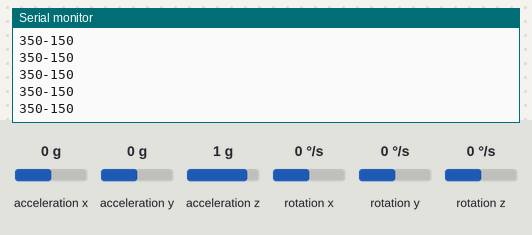
A sketch run on a simulated Arduino Uno, built with avr-gcc and run on an emulated ATmega328P. Parts: the last lines printed to the serial monitor. Inputs (shaded band) come from the test bench; at power-on: rotation x 0 °/s, rotation y 0 °/s, acceleration x 0 g, acceleration y 0 g, acceleration z 1 g, rotation z 0 °/s. No radio packets arrive unless stated.

Above: at 1.2 s.
1.3 s: rotation x set to -192 °/s
At 1.9 s:
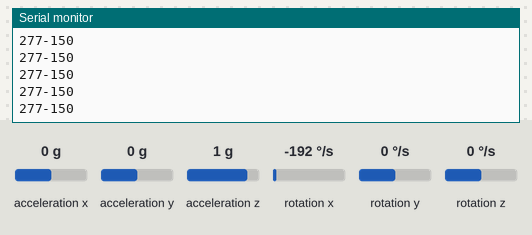
2.8 s: rotation y set to -192 °/s
At 3.6 s:
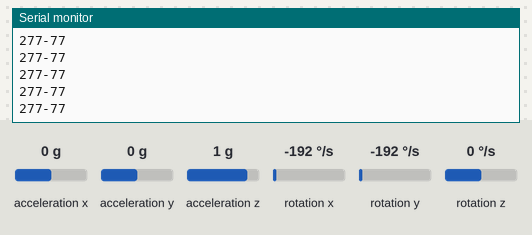
4.3 s: rotation x set to -100 °/s
At 5.0 s:
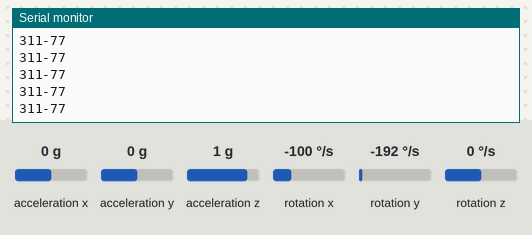
Timing chart, 0 to 7.3 s (numbered marks = the images above; inputs shaded):
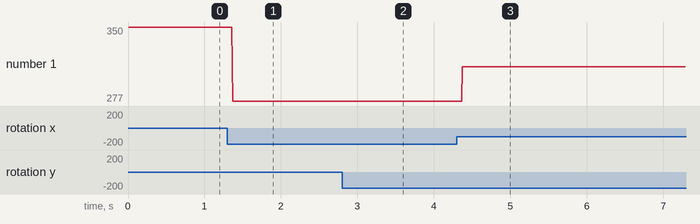

The sketch:

sender_module.ino
```cpp
//Mert Arduino and Tech YouTube Channel -- https://goo.gl/ivcZhW

//Add the necessary libraries
//You can find all the necessary library links in the video description.
#include <SPI.h>        //SPI library for communicate with the nRF24L01+
#include "RF24.h"       //The main library of the nRF24L01+
#include "Wire.h"       //For communicate
#include "I2Cdev.h"     //For communicate with MPU6050
#include "MPU6050.h"    //The main library of the MPU6050


char tmp_str[7];

char* convert_int16_to_str(int16_t i){

  sprintf(tmp_str,"%d",i);
  return tmp_str;


  }

//Define the object to access and cotrol the Gyro and Accelerometer (We don't use the Gyro data)
MPU6050 mpu;
int16_t ax, ay, az;
int16_t gx, gy, gz;

//Define packet for the direction (X axis and Y axis)
int data[2];

//Define object from RF24 library - 9 and 10 are a digital pin numbers to which signals CE and CSN are connected.
RF24 radio(7,8);

//Create a pipe addresses for the communicate
const uint64_t pipe = 00001;

void setup(void){
  Serial.begin(9600);
  Wire.begin();
  mpu.initialize();              //Initialize the MPU object
  radio.begin();                 //Start the nRF24 communicate
  radio.openWritingPipe(pipe);   //Sets the address of the receiver to which the program will send data.
}

void loop(void){

  //With this function, the acceleration and gyro values of the axes are taken.
  //If you want to control the car axis differently, you can change the axis name in the map command.
  mpu.getMotion6(&ax, &ay, &az, &gx, &gy, &gz);

  //In two-way control, the X axis (data [0]) of the MPU6050 allows the robot to move forward and backward.
  //Y axis (data [0]) allows the robot to right and left turn.
  data[0] = map(gx, -17000, 17000, 300, 400 ); //Send X axis data
  data[1] = map(gy, -17000, 17000, 100, 200);  //Send Y axis data
  radio.write(data, sizeof(data));

  gx= Wire.read()<<8 | Wire.read();
  gy= Wire.read()<<8 | Wire.read();

  //Serial.print(convert_int16_to_str(ax));
  //Serial.print("|");
  Serial.print(data[0]);
  Serial.print("-");
  Serial.println(data[1]);
  //Serial.println(convert_int16_to_str(ay));

}
```

Measured:
- after the input at 1.3 s, the serial monitor: prints a new line after 0.07 s (image 1)
- after the input at 2.8 s, the serial monitor: prints a new line after 0.07 s (image 2)
- after the input at 4.3 s, the serial monitor: prints a new line after 0.07 s (image 3)
- plotted number 1: 350 → 277 after the input at 1.3 s, 277 → 311 after the input at 4.3 s
